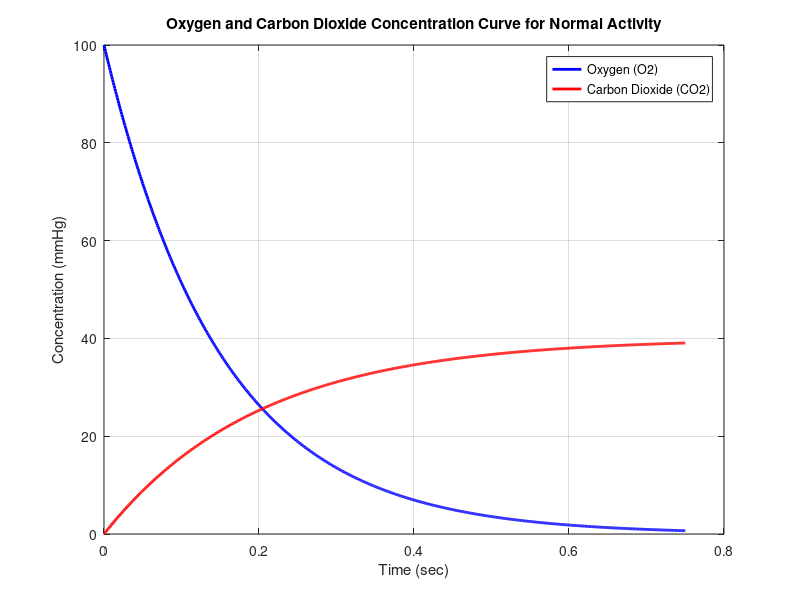

This chart was generated by the following MATLAB code:
%figure 4 

% Parameters for oxygen and carbon dioxide diffusion (hypothetical) 

O2_concentration = @(t) 100 * exp(-t / 0.15); 

CO2_concentration = @(t) 40 * (1 - exp(-t / 0.2)); 

 

% Time vector 

t = 0:0.001:0.75; % Time in seconds 

 

% Calculate concentrations over time 

O2_curve = O2_concentration(t); 

CO2_curve = CO2_concentration(t); 

 

% Plot 

figure; 

plot(t, O2_curve, 'b-', 'LineWidth', 2); hold on; 

plot(t, CO2_curve, 'r-', 'LineWidth', 2); 

grid on; 

xlabel('Time (sec)'); 

ylabel('Concentration (mmHg)'); 

legend('Oxygen (O2)', 'Carbon Dioxide (CO2)'); 

title('Oxygen and Carbon Dioxide Concentration Curve for Normal Activity'); 